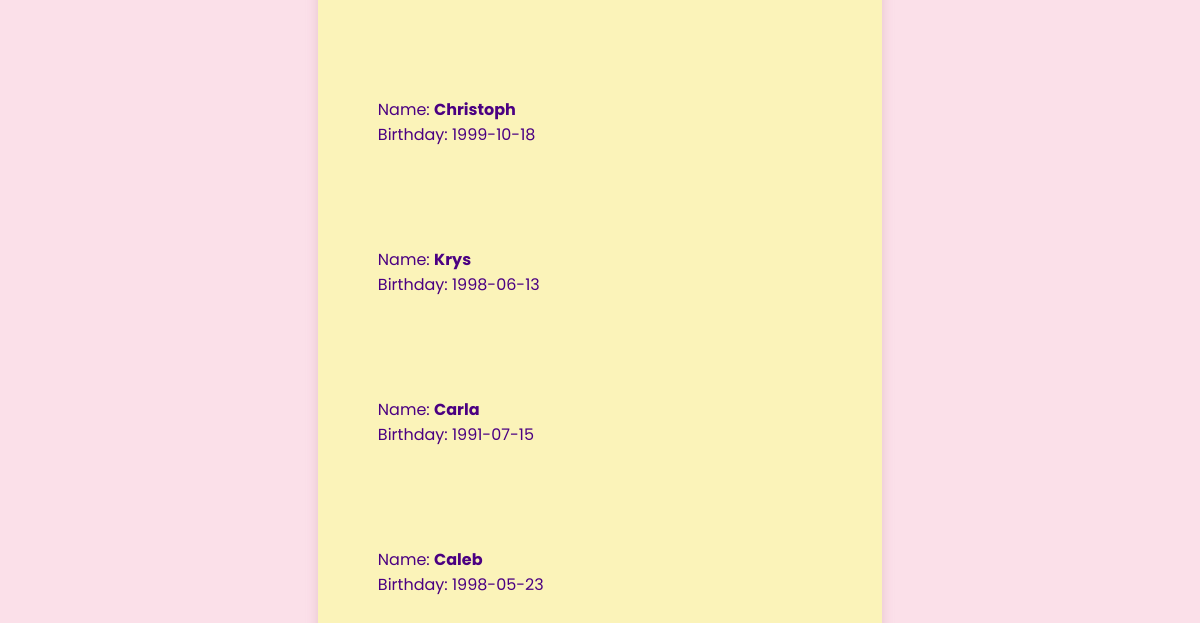
/users (lower part), run on an earlier commit of the app's database.
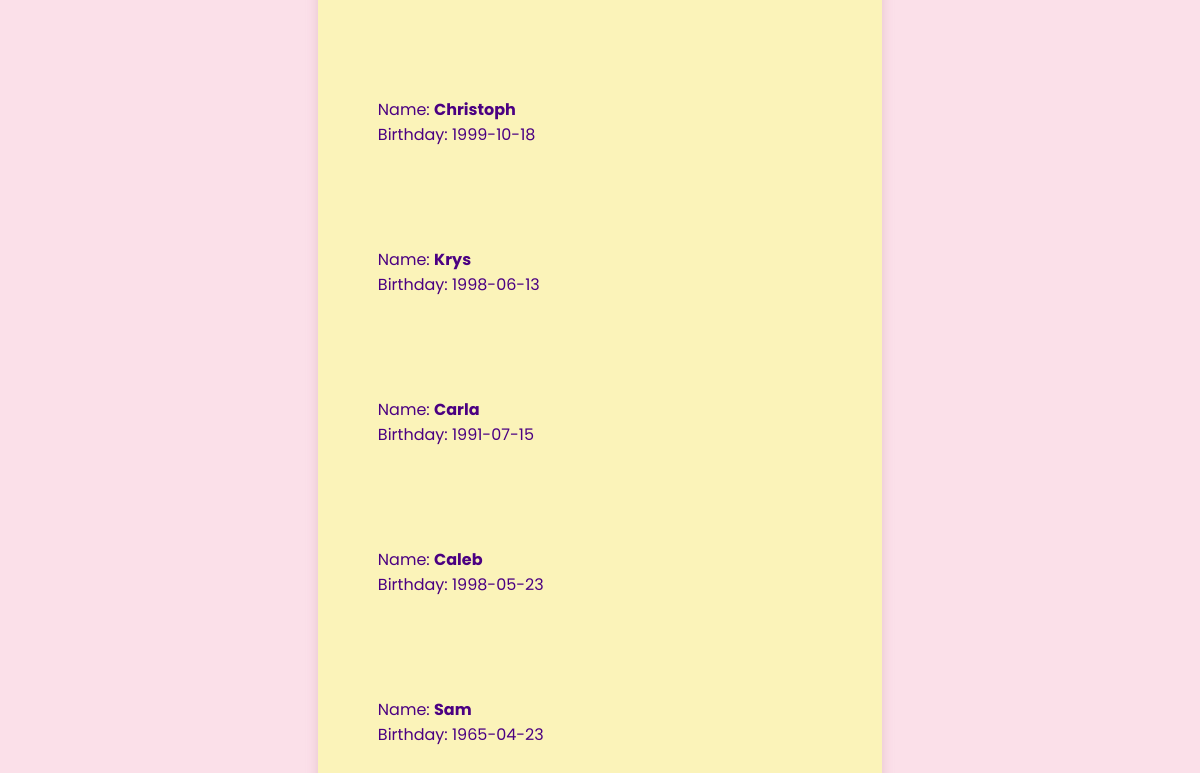
And on a later commit of the database.
### datamanager/data_models.py (models this page shows, shortened)
class User(db.Model):
    __tablename__ = "users"
    id = Column(Integer, primary_key=True, autoincrement=True)
    name = Column(String)
    birthday = Column(Date)

### app.py (the view)
@app.route('/users')
def list_users():
    users = data_manager.get_all_users()
    return render_template('list_users.html', users=users)

### datamanager/sqlite_data_manager.py (called while the page is built)
    def get_all_users(self):
        users = self.models.User.query.all()
        return users

### templates/list_users.html (shortened to what this page needs)
<!DOCTYPE html>
<html lang="en">
<head>
    <link rel="stylesheet" href="/static/styles.css">
</head>
<body>
<main>
    <div>
        <ul>
            {% for user in users %}
            <li>
                <div>Name: <a id="link-to-favs" href="{{ url_for('list_user_movies', user_id=user.id) }}">{{ user.name
                    }}</a> <br>
                    Birthday: {{ user.birthday }} <br></div>
            </li>
            {% endfor %}
        </ul>
    </div>
</main>
</body>
</html>

What changed in the data, as far as the page shows it:
added User: name "Sam", birthday "1965-04-23"
